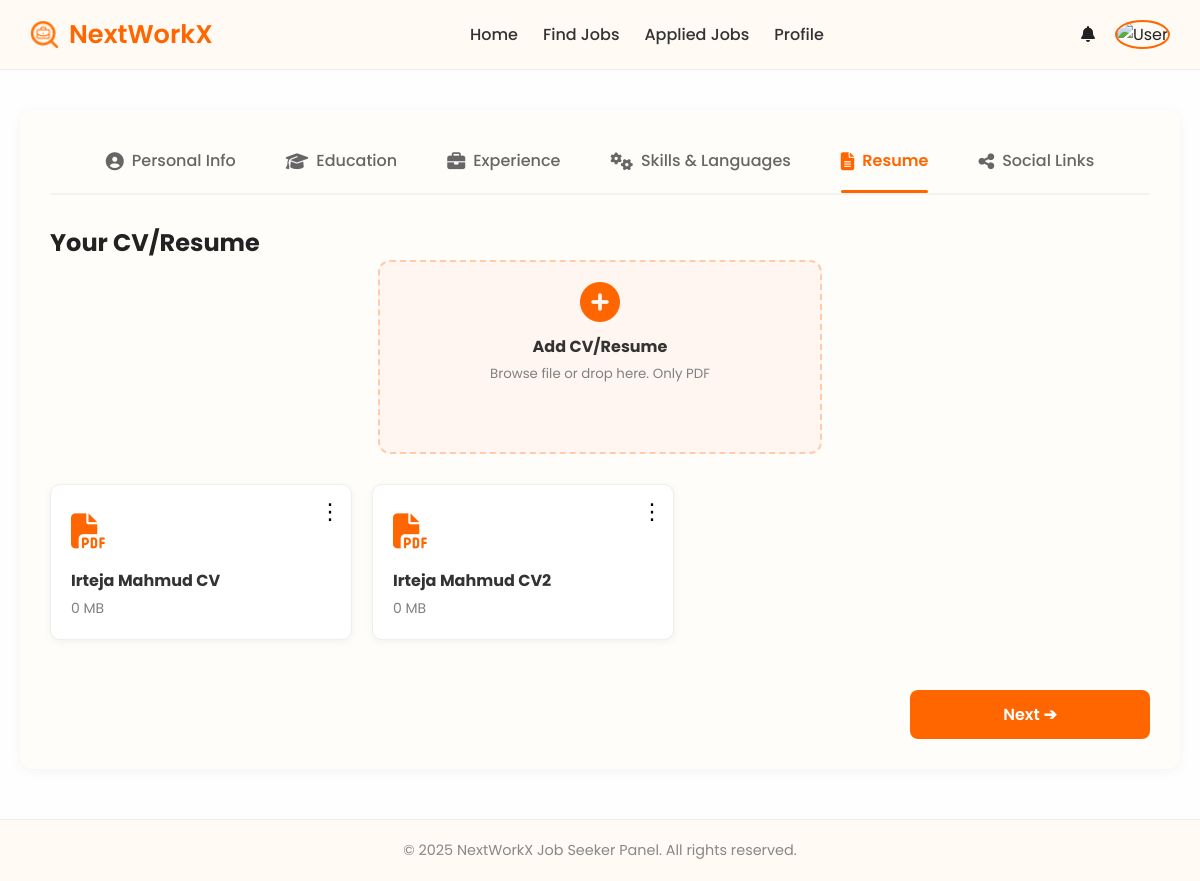
/user/step5_resume_upload.php (signed in), run on the app's committed database.
### tables this page shows
CREATE TABLE `resumes` (
  `id` int(11) NOT NULL,
  `job_seeker_id` int(11) NOT NULL,
  `resume_title` varchar(255) NOT NULL,
  `file_name` varchar(255) NOT NULL,
  `uploaded_at` timestamp NOT NULL DEFAULT current_timestamp()
);

### user/step5_resume_upload.php (the view, shortened to what this page needs)
<?php
include("../includes/db.php");
$job_seeker_id = $_SESSION['user_id'] ?? null;
$resumes = $conn->prepare("SELECT * FROM resumes WHERE job_seeker_id = ?");
$resumes->execute([$job_seeker_id]);
$resumeList = $resumes->fetchAll(PDO::FETCH_ASSOC);
?>
<?php include("../includes/header_jobseeker.php"); ?>
<link rel="stylesheet" href="../assets/css/jobseeker_profile.css">
<div class="profile-wrapper">
<div class="profile-tab-nav">
    <a href="step1_personal.php" class="profile-tab"><i class="fas fa-user-circle"></i> Personal Info</a>
    <a href="step2_education.php" class="profile-tab"><i class="fas fa-graduation-cap"></i> Education</a>
    <a href="step3_experience.php" class="profile-tab"><i class="fas fa-briefcase"></i> Experience</a>
    <a href="step4_skills_languages.php" class="profile-tab"><i class="fas fa-cogs"></i> Skills & Languages</a>
    <a href="step5_resume_upload.php" class="profile-tab active"><i class="fas fa-file-alt"></i> Resume</a>
    <a href="step6_social_links.php" class="profile-tab"><i class="fas fa-share-alt"></i> Social Links</a>
</div>
<h2>Your CV/Resume</h2>
<div class="upload-resume-card">
  <form method="POST" enctype="multipart/form-data">
    <label class="upload-resume-box">
      <i class="fas fa-plus-circle"></i>
      <p>Add CV/Resume</p>
      <small>Browse file or drop here. Only PDF</small>
    </label>
  </form>
</div>
<div class="resume-grid">
  <?php foreach ($resumeList as $resume): ?>
    <div class="resume-card">
      <div class="resume-icon"><i class="fas fa-file-pdf"></i></div>
      <div class="resume-details">
        <h4><?= htmlspecialchars($resume['resume_title']) ?></h4>
        <p><?= round(filesize("../uploads/resumes/" . $resume['file_name']) / 1048576, 1) ?> MB</p>
      </div>
      <div class="resume-options">
        <div class="dropdown">
          <button class="dropbtn">⋮</button>
        </div>
      </div>
    </div>
  <?php endforeach; ?>
</div>
<div style="text-align:right; margin-top: 30px;">
<a href="step6_social_links.php" class="btn-submit">Next ➔</a>
</div>
</div>
<?php include("../includes/footer_jobseeker.php"); ?>

### assets/css/jobseeker_style.css (style rules this page uses)
* * { margin: 0; padding: 0; font-family: 'Poppins', sans-serif; }
body { font-family: 'Poppins', sans-serif; margin: 0; background: #fefefe; color: #222; }

### assets/css/jobseeker_profile.css (style rules this page uses)
.profile-wrapper { max-width: 1100px; margin: 40px auto; padding: 30px; background: #fffdfa; border-radius: 12px; box-shadow: 0 2px 12px rgba(0,0,0,0.05); font-family: 'Poppins', sans-serif; }
.profile-tab-nav { display: flex; justify-content: center; align-items: center; gap: 50px; padding-bottom: 12px; margin-bottom: 30px; border-bottom: 2px solid #f2f2f2; flex-wrap: wrap; }
.profile-tab { font-size: 1rem; font-weight: 500; color: #666; display: flex; align-items: center; gap: 8px; text-decoration: none; padding: 8px 0; position: relative; transition: color 0.3s ease; }
.profile-tab i { font-size: 18px; transition: color 0.3s ease; }
.profile-tab.active { color: #ff6600; font-weight: 600; }
.profile-tab.active i { color: #ff6600; }
.profile-tab::after { content: ""; display: none; position: absolute; bottom: -12px; left: 0; width: 100%; height: 3px; background-color: #ff6600; border-radius: 3px; }
.profile-tab.active::after { display: block; }
.btn-submit { background: #ff6600; color: white; border: none; padding: 12px 20px; border-radius: 6px; font-weight: 600; font-size: 16px; cursor: pointer; transition: 0.3s ease; margin-top: 20px; width: 200px; align-self: flex-end; }
.btn-submit { background: #ff6a00; color: white; border: none; padding: 12px 30px; font-size: 16px; border-radius: 6px; cursor: pointer; transition: 0.3s; }
.upload-resume-card { margin-bottom: 30px; text-align: center; }
.upload-resume-box { display: inline-block; width: 400px; height: 150px; border: 2px dashed #ffccaa; border-radius: 12px; padding: 20px; cursor: pointer; background-color: #fff6f1; transition: 0.3s ease; }
.upload-resume-box i { font-size: 40px; color: #ff6600; }
.upload-resume-box p { font-weight: bold; margin-top: 10px; color: #333; }
.upload-resume-box small { color: gray; display: block; margin-top: 5px; }
.resume-grid { display: flex; flex-wrap: wrap; gap: 20px; margin-top: 30px; }
.resume-card { background: #fff; padding: 20px; border: 1px solid #eee; width: 260px; border-radius: 10px; position: relative; box-shadow: 0 2px 8px rgba(0,0,0,0.05); transition: 0.3s; }
.resume-icon { font-size: 35px; color: #ff6600; }
.resume-details h4 { margin: 10px 0 5px; font-size: 16px; color: #333; }
.resume-details p { font-size: 14px; color: gray; }
.resume-options { position: absolute; top: 10px; right: 10px; }
.dropbtn { background: none; border: none; font-size: 22px; cursor: pointer; }
.btn-submit { background: #ff6600; color: white; border: none; padding: 12px 20px; font-size: 16px; border-radius: 8px; cursor: pointer; transition: 0.3s; display: inline-block; text-decoration: none; font-weight: 600; text-align: center; }

### data on the page
resumes: resume_title "Irteja Mahmud CV", file_name "0"
resumes: resume_title "Irteja Mahmud CV2", file_name "0"
